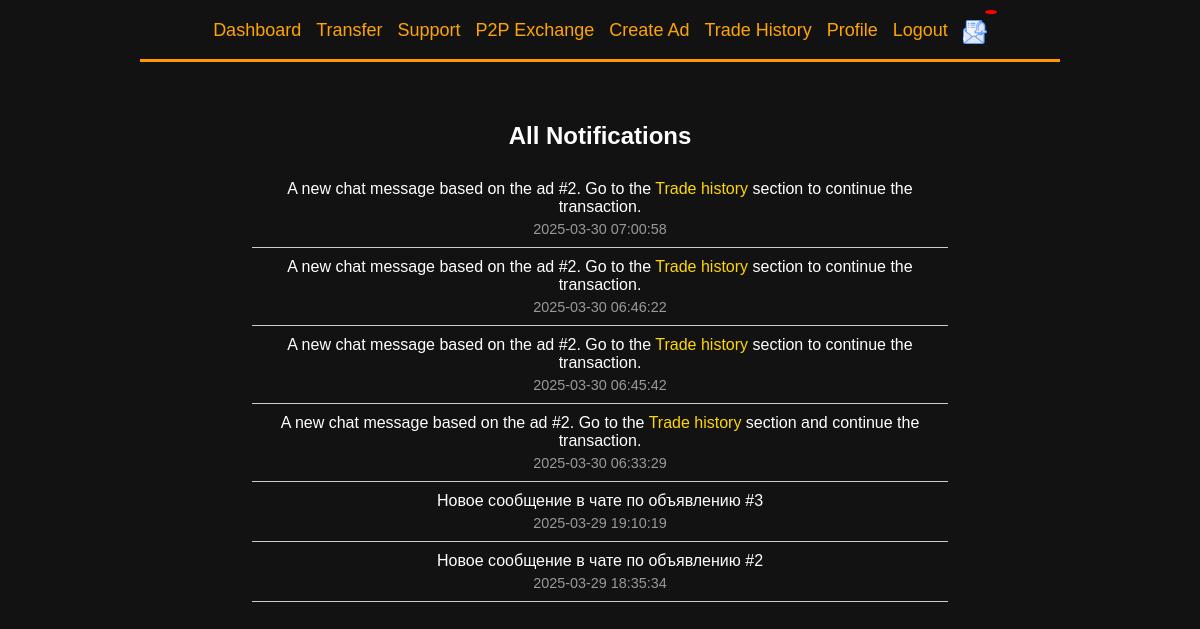
Before: /pages/p2p/notifications.php (signed in) with the older database file.
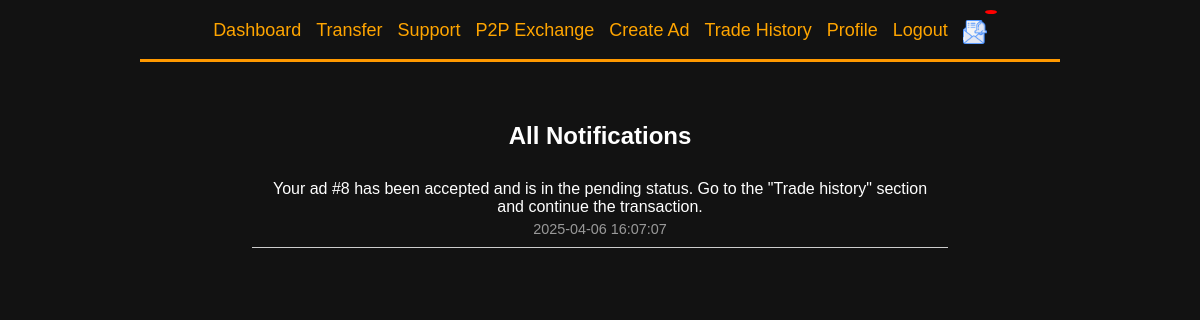
After: the same page with the newer database file.
### tables this page shows
CREATE TABLE `notifications` (
  `id` int NOT NULL,
  `user_id` int NOT NULL,
  `message` text NOT NULL,
  `is_read` tinyint(1) DEFAULT '0',
  `created_at` timestamp NULL DEFAULT CURRENT_TIMESTAMP
);

### pages/p2p/notifications.php (the view, shortened to what this page needs)
<?php
$user_id = $_SESSION['user_id'];
$CONNECT = mysqli_connect(HOST, USER, PASS, DB);
function fetchAllNotifications($user_id, $CONNECT) {
    $query = "SELECT message, created_at FROM notifications WHERE user_id = ? ORDER BY created_at DESC";
    $stmt = mysqli_prepare($CONNECT, $query);
    mysqli_stmt_bind_param($stmt, "i", $user_id);
    mysqli_stmt_execute($stmt);
    $result = mysqli_stmt_get_result($stmt);
    $notifications = mysqli_fetch_all($result, MYSQLI_ASSOC);
    return $notifications;
}
$notifications = fetchAllNotifications($user_id, $CONNECT);
?>
<!DOCTYPE html>
<html lang="en">
<head>
    <link rel="stylesheet" href="../../css/styles.css">
</head>
<body>
<div class="container">
    <?php include 'menu.php'; ?>
    <div class="container notifications-container">
        <h2>All Notifications</h2>
        <ul>
            <?php foreach ($notifications as $notification) { ?>
                <li>
                    <span><?php echo $notification['message']; ?></span>
                    <span class="notification-date"><?php echo htmlspecialchars($notification['created_at']); ?></span>
                </li>
            <?php } ?>
        </ul>
    </div>
</div>
</body>
</html>

Changed rows visible on the page:
removed notifications: message "A new chat message based on the ad #2. Go to the Trade history section to continue the transaction.", created_at "2025-03-30 07:00:58"
removed notifications: message "A new chat message based on the ad #2. Go to the Trade history section to continue the transaction.", created_at "2025-03-30 06:46:22"
removed notifications: message "A new chat message based on the ad #2. Go to the Trade history section to continue the transaction.", created_at "2025-03-30 06:45:42"
removed notifications: message "A new chat message based on the ad #2. Go to the Trade history section and continue the transaction.", created_at "2025-03-30 06:33:29"
removed notifications: message "Новое сообщение в чате по объявлению #3", created_at "2025-03-29 19:10:19"
removed notifications: message "Новое сообщение в чате по объявлению #2", created_at "2025-03-29 18:35:34"
added notifications: message "Your ad #8 has been accepted and is in the pending status. Go to the \"Trade history\" section and continue the transaction.", created_at "2025-04-06 16:07:07"
